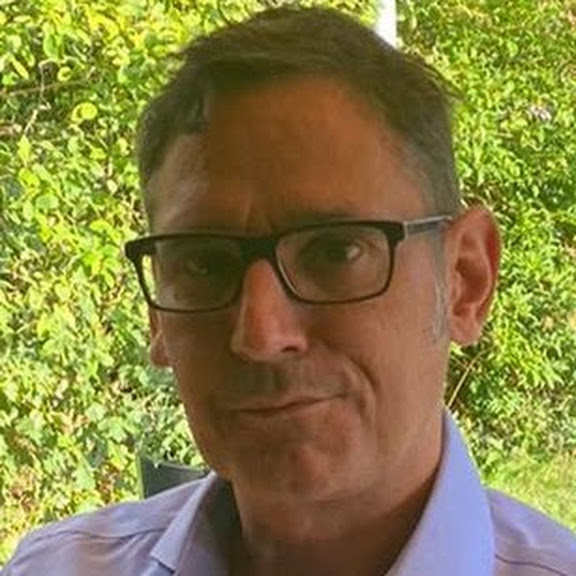
#> input picture sven.jpg, 576 x 576 px
$ jupyter execute --allow-errors pil.ipynb
#> lines starting #> are read from the running program, lines starting #| are printed output that depends on the picture
# PIL Python Image Library

[cell 1]
from PIL import Image
import numpy as np

im = Image.open("sven.jpg")
#> im is the input picture: PIL image 576x576 RGB; mean R, G, B 134, 126.1, 67.4

box = (0, 0, 64, 64)
region = im.crop(box)
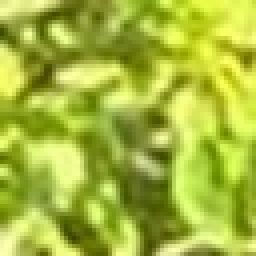
#> region: PIL image 64x64 RGB (shown 4 times larger); mean R, G, B 166.2, 184.4, 60.9

region = region.transpose(Image.Transpose.ROTATE_180)
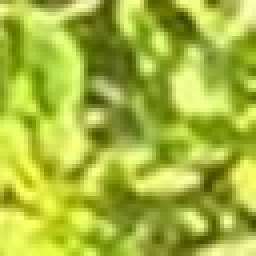
#> region: PIL image 64x64 RGB (shown 4 times larger); mean R, G, B 166.2, 184.4, 60.9
im.paste(region, box)


im.show()

#> (a cell that did not finish here is left out)

# https://www.pythoninformer.com/python-libraries/numpy/numpy-and-images/

from PIL import Image
import numpy as np

[cell 3]
width = 5
height = 4

array = np.zeros([height, width, 3], dtype=np.uint8)
img = Image.fromarray(array)
img.save('testrgb.png')
img.show()

[cell 4]
array = np.zeros([100, 200, 3], dtype=np.uint8)
array[:,:100] = [128, 128, 128] # GRay left side
array[:,100:] = [0, 0, 255]   # Blue right side

img = Image.fromarray(array)
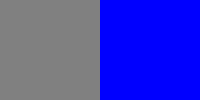
#> img: PIL image 200x100 RGB; mean R, G, B 64, 64, 191.5
img.show()
